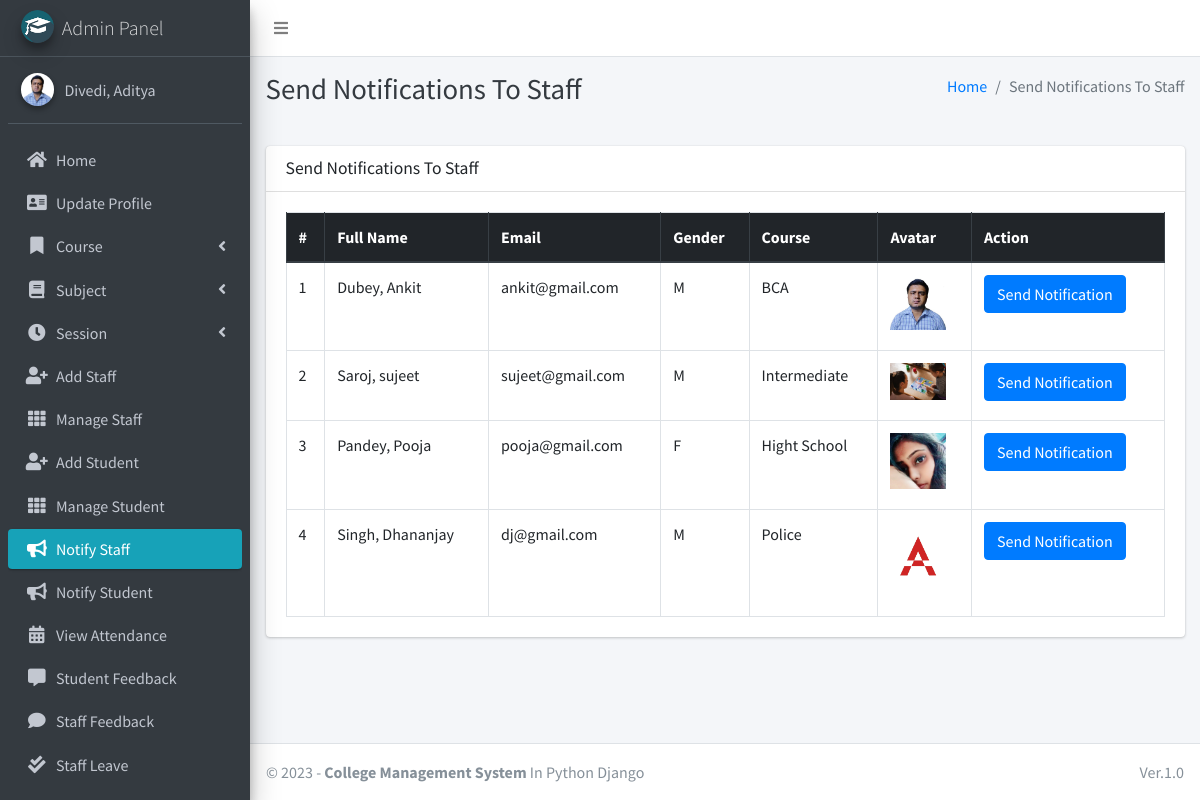
The page /admin_notify_staff (signed in) on the database its author committed.
### main_app/models.py (models this page shows, shortened)
class CustomUser(AbstractUser):
    USER_TYPE = ((1, "HOD"), (2, "Staff"), (3, "Student"))
    GENDER = [("M", "Male"), ("F", "Female")]
    username = None  # Removed username, using email instead
    email = models.EmailField(unique=True)
    user_type = models.CharField(default=1, choices=USER_TYPE, max_length=1)
    gender = models.CharField(max_length=1, choices=GENDER)
    profile_pic = models.ImageField()
    address = models.TextField()
    fcm_token = models.TextField(default="")  # For firebase notifications
    created_at = models.DateTimeField(auto_now_add=True)
    updated_at = models.DateTimeField(auto_now=True)
    USERNAME_FIELD = "email"
    REQUIRED_FIELDS = []
    objects = CustomUserManager()
    def __str__(self):
        return self.last_name + ", " + self.first_name

class Staff(models.Model):
    course = models.ForeignKey(Course, on_delete=models.DO_NOTHING, null=True, blank=False)
    admin = models.OneToOneField(CustomUser, on_delete=models.CASCADE)

class Course(models.Model):
    name = models.CharField(max_length=120)
    created_at = models.DateTimeField(auto_now_add=True)
    updated_at = models.DateTimeField(auto_now=True)

### main_app/hod_views.py (the view)
# urls.py: path("admin_notify_staff", hod_views.admin_notify_staff,
def admin_notify_staff(request):
    staff = CustomUser.objects.filter(user_type=2)
    context = {
        'page_title': "Send Notifications To Staff",
        'allStaff': staff
    }
    return render(request, "hod_template/staff_notification.html", context)

### main_app/templates/hod_template/staff_notification.html (shortened to what this page needs)
{% extends 'main_app/base.html' %}
{% load static %}
{% block page_title %}{{page_title}}{% endblock page_title %}
{% block content %}
<section class="content">
    <div class="container-fluid">
        <div class="row">
            <div class="col-md-12">
                <div class="card">
                    <div class="card-header">
                        <h3 class="card-title">{{page_title}}</h3>
                    </div>
                    <div class="card-body">
                        <table id="example2" class="table table-bordered table-hover">
                            <thead class="thead-dark">
                                <tr>
                                    <th>#</th>
                                    <th>Full Name</th>
                                    <th>Email</th>
                                    <th>Gender</th>
                                    <th>Course</th>
                                    <th>Avatar</th>
                                    <th>Action</th>
                                </tr>
                            </thead>
                            <tbody>
                                {% for staff in allStaff %}
                                <tr>
                                    <td>{{ forloop.counter }}</td>
                                    <td>{{staff.last_name}}, {{staff.first_name}}</td>
                                    <td>{{staff.email}}</td>
                                    <td>{{staff.gender}}</td>
                                    <td>{{staff.staff.course.name}}</td>
                                    <td>
                                        {% if staff.profile_pic == ""  %}
                                        No Image
                                        {% else %}
                                        <img class="img img-fluid mb-2" height="56" width="56"
                                            src="{{staff.profile_pic}}" alt="">
                                        {% endif %}
                                    </td>
                                    <td><button data-toggle = "modal" data-target = "#myModal"class="btn btn-primary show_notification" value="{{staff.id}}">Send Notification</button>
                                    </td>
                                </tr>
                                {% endfor %}
                            </tbody>
                        </table>
                    </div>
                </div>
            </div>
        </div>
    </div>
</section>
{% endblock content %}

### main_app/templates/main_app/base.html (shortened to what this page needs)
{% load static %}
<!DOCTYPE html>
<html>
<head>
    <link rel="stylesheet" href="{% static 'plugins/fontawesome-free/css/all.min.css'%} ">
    <link rel="stylesheet" href="https://code.ionicframework.com/ionicons/2.0.1/css/ionicons.min.css">
    <link rel="stylesheet"
        href="{% static 'plugins/tempusdominus-bootstrap-4/css/tempusdominus-bootstrap-4.min.css'%} ">
    <link rel="stylesheet" href="{% static 'plugins/icheck-bootstrap/icheck-bootstrap.min.css'%} ">
    <link rel="stylesheet" href="{% static 'dist/css/adminlte.min.css'%} ">
    <link rel="stylesheet" href="{% static 'plugins/overlayScrollbars/css/OverlayScrollbars.min.css'%} ">
    <link rel="stylesheet" href="{% static 'plugins/daterangepicker/daterangepicker.css'%} ">
</head>
<body class="hold-transition sidebar-mini layout-fixed">
    <div class="wrapper">
        <nav class="main-header navbar navbar-expand navbar-white navbar-light">
            <ul class="navbar-nav">
                <li class="nav-item">
                    <a class="nav-link" data-widget="pushmenu" href="#"><i class="fas fa-bars"></i></a>
                </li>
            </ul>
        </nav>
        {% include "main_app/sidebar_template.html" with user=user %}
        <div class="content-wrapper">
            <div class="content-header">
                <div class="container-fluid">
                    <div class="row mb-2">
                        <div class="col-sm-6">
                            <h1 class="m-0 text-dark">{% block page_title %}{% endblock page_title %}</h1>
                        </div>
                        <div class="col-sm-6">
                            <ol class="breadcrumb float-sm-right">
                                <li class="breadcrumb-item"><a href="#">Home</a></li>
                                <li class="breadcrumb-item active">{{ page_title }}</li>
                            </ol>
                        </div>
                    </div>
                </div>
            </div>
<section class="content">
    <div class="container-fluid">
        <div class="row">
            <div class="col-md-12">
            </div></div></div></section>
            {% block content %}
            {% endblock content %}
        </div>
        {% include "main_app/footer.html" %}
    </div>
</body>
</html>

### main_app/templates/main_app/sidebar_template.html (shortened to what this page needs)
{% load static %}
<aside class="main-sidebar sidebar-dark-info elevation-4">
    {% if request.user.user_type == '1' %}
    <a href="{% url 'admin_home' %}" class="brand-link">
        <img src="{% static 'dist/img/cmsl.png' %} " alt="AdminLTE Logo"
            class="brand-image img-circle elevation-3" >
        <span class="brand-text font-weight-light">Admin Panel</span>
    </a>
    <div class="sidebar">
        <div class="user-panel mt-3 pb-3 mb-3 d-flex">
            <div class="image">
                <img src="{{ request.user.profile_pic}}" class="img-circle elevation-2" alt="User Image">
            </div>
            <div class="info">
                <a href="#" class="d-block">{{user}}</a>
            </div>
        </div>
        <nav class="mt-2">
            <ul class="nav nav-pills nav-sidebar flex-column" data-widget="treeview" role="menu" data-accordion="false">
                <li class="nav-item">
                    {% url 'admin_home' as admin_home %}
                    <a href="{{admin_home}}" class="nav-link {% if admin_home == request.path %} active {% endif %}">
                        <i class="nav-icon fas fa-home"></i>
                        <p>
                            Home
                        </p>
                    </a>
                </li>
                <li class="nav-item">
                    {% url 'admin_view_profile' as admin_view_profile %}
                    <a href="{{admin_view_profile}}"
                        class="nav-link {% if admin_view_profile == request.path %} active {% endif %}">
                        <i class="nav-icon fas fa-address-card"></i>
                        <p>
                            Update Profile
                        </p>
                    </a>
                </li>
                <li class="nav-item has-treeview">
                    <a href="#" class="nav-link">
                        <i class="nav-icon fas fa-bookmark"></i>
                        <p>
                            Course
                            <i class="fas fa-angle-left right"></i>
                        </p>
                    </a>
                </li>
                <li class="nav-item has-treeview">
                    <a href="#" class="nav-link">
                        <i class="nav-icon fas fa-book"></i>
                        <p>
                            Subject
                            <i class="fas fa-angle-left right"></i>
                        </p>
                    </a>
                </li>
                <li class="nav-item has-treeview">
                    <a href="#" class="nav-link">
                        <i class="nav-icon fas fa-clock"></i>
                        <p>
                            Session
                            <i class="fas fa-angle-left right"></i>
                        </p>
                    </a>
                </li>
                <li class="nav-item">
                    {% url 'add_staff' as add_staff %}
                    <a href="{{add_staff}}" class="nav-link {% if add_staff == request.path %} active {% endif %}">
                        <i class="nav-icon fas fa-user-plus"></i>
                        <p>
                            Add Staff
                        </p>
                    </a>
                </li>
                <li class="nav-item">
                    {% url 'manage_staff' as manage_staff %}
                    {% url 'edit_staff' staff_id as edit_staff %}
                    <a href="{{manage_staff}}"
                        class="nav-link {% if manage_staff == request.path or request.path == edit_staff %} active {% endif %}">
                        <i class="nav-icon fas fa-th"></i>
                        <p>
                            Manage Staff
                        </p>
                    </a>
                </li>
                <li class="nav-item">
                    {% url 'add_student' as add_student%}
                    <a href="{{add_student}}" class="nav-link  {% if add_student == request.path %} active {% endif %}">
                        <i class="nav-icon fas fa-user-plus"></i>
                        <p>
                            Add Student
                        </p>
                    </a>
                </li>
                <li class="nav-item">
                    {% url 'manage_student' as manage_student %}
                    {% url 'edit_student' student_id as edit_student %}
                    <a href="{{manage_student}}"
                        class="nav-link  {% if edit_student == request.path or manage_student == request.path %} active {% endif %}">
                        <i class="nav-icon fas fa-th"></i>
                        <p>
                            Manage Student
                        </p>
                    </a>
                </li>
                <li class="nav-item">
                    {% url 'admin_notify_staff' as admin_notify_staff %}
                    <a href="{{admin_notify_staff}}"
                        class="nav-link {% if admin_notify_staff == request.path %} active {% endif %}">
                        <i class="nav-icon fas fa-bullhorn"></i>
                        <p>
                            Notify Staff
                        </p>
                    </a>
                </li>
                <li class="nav-item">
                    {% url 'admin_notify_student' as admin_notify_student %}
                    <a href="{{admin_notify_student}}"
                        class="nav-link {% if admin_notify_student == request.path %} active {% endif %}">
                        <i class="nav-icon fas fa-bullhorn"></i>
                        <p>
                            Notify Student
                        </p>
                    </a>
                </li>
                <li class="nav-item">
                    {% url 'admin_view_attendance' as admin_view_attendance %}
                <li class="nav-item">
                    <a href="{{admin_view_attendance}}"
                        class="nav-link  {% if admin_view_attendance == request.path %} active {% endif %}">
                        <i class="nav-icon fas fa-calendar-alt"></i>
                        <p>
                            View Attendance
                        </p>
                    </a>
                </li>
                <li class="nav-item">
                    {% url 'student_feedback_message' as student_feedback_message %}
                    <a href="{{ student_feedback_message }}"
                        class="nav-link  {% if student_feedback_message == request.path %} active {% endif %}">
                        <i class="nav-icon fas fa-comment-alt"></i>
                        <p>
                            Student Feedback
                        </p>
                    </a>
                </li>
                <li class="nav-item">
                    {% url 'staff_feedback_message' as staff_feedback_message %}
                    <a href="{{staff_feedback_message}}"
                        class="nav-link   {% if staff_feedback_message == request.path %} active {% endif %}">
                        <i class="nav-icon fas fa-comment"></i>
                        <p>
                            Staff Feedback
                        </p>
                    </a>
                </li>
                <li class="nav-item">
                    {% url 'view_staff_leave' as view_staff_leave %}
                    <a href="{{view_staff_leave}}"
                        class="nav-link  {% if view_staff_leave == request.path %} active {% endif %}">
                        <i class="nav-icon fas fa-check-double"></i>
                        <p>
                            Staff Leave
                        </p>
                    </a>
                </li>
                <li class="nav-item">
                    {% url 'view_student_leave' as view_student_leave %}
                    <a href="{% url 'view_student_leave' %}"
                        class="nav-link  {% if view_student_leave == request.path %} active {% endif %}">
                    </a>
                </li>
                                        {% endif %}
                                    </ul>
                                </nav>
                            </div>
</aside>

### main_app/templates/main_app/footer.html
<footer class="main-footer">
    &copy; {% now "Y" %} - <strong>College Management System</strong>
    In Python Django
    <div class="float-right d-none d-sm-inline-block">
       Ver.1.0
    </div>
</footer>

### rows shown on the page
CustomUser: user.profile_pic (picture), last_name+first_name "Divedi, Aditya"
CustomUser: last_name "Dubey", first_name "Ankit", email "ankit@gmail.com", gender "M", staff.course.name "BCA", profile_pic (picture)
CustomUser: last_name "Saroj", first_name "sujeet", email "sujeet@gmail.com", gender "M", staff.course.name "Intermediate", profile_pic (picture)
CustomUser: last_name "Pandey", first_name "Pooja", email "pooja@gmail.com", gender "F", staff.course.name "Hight School", profile_pic (picture)
CustomUser: last_name "Singh", first_name "Dhananjay", email "dj@gmail.com", gender "M", staff.course.name "Police", profile_pic (picture)

### other values the page prints
{{ page_title }} "Send Notifications To Staff"
